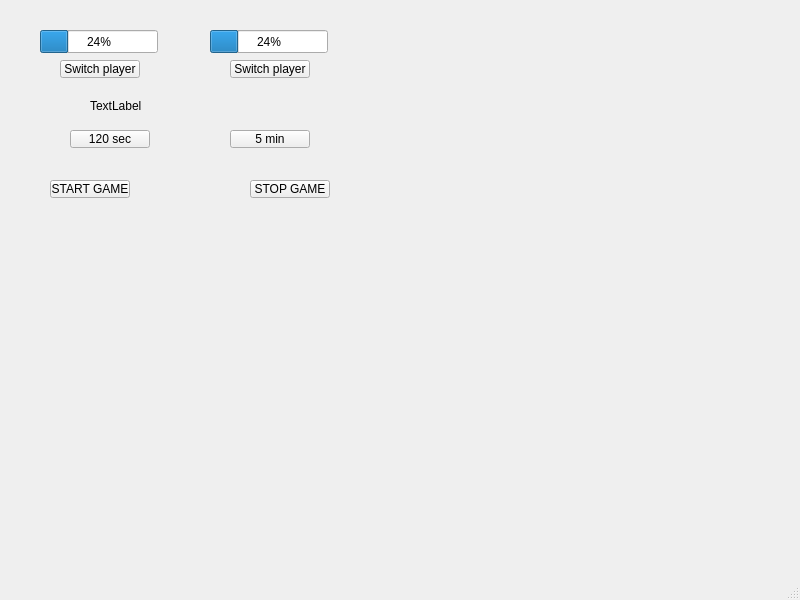
<?xml version="1.0" encoding="UTF-8"?>
<ui version="4.0">
 <class>MainWindow</class>
 <widget class="QMainWindow" name="MainWindow">
  <property name="geometry">
   <rect>
    <x>0</x>
    <y>0</y>
    <width>800</width>
    <height>600</height>
   </rect>
  </property>
  <property name="windowTitle">
   <string>MainWindow</string>
  </property>
  <widget class="QWidget" name="centralwidget">
   <widget class="QPushButton" name="Switch">
    <property name="geometry">
     <rect>
      <x>60</x>
      <y>60</y>
      <width>80</width>
      <height>18</height>
     </rect>
    </property>
    <property name="text">
     <string>Switch player</string>
    </property>
   </widget>
   <widget class="QPushButton" name="Switch2">
    <property name="geometry">
     <rect>
      <x>230</x>
      <y>60</y>
      <width>80</width>
      <height>18</height>
     </rect>
    </property>
    <property name="text">
     <string>Switch player</string>
    </property>
   </widget>
   <widget class="QPushButton" name="Start">
    <property name="geometry">
     <rect>
      <x>50</x>
      <y>180</y>
      <width>80</width>
      <height>18</height>
     </rect>
    </property>
    <property name="text">
     <string>START GAME</string>
    </property>
   </widget>
   <widget class="QPushButton" name="Stop">
    <property name="geometry">
     <rect>
      <x>250</x>
      <y>180</y>
      <width>80</width>
      <height>18</height>
     </rect>
    </property>
    <property name="text">
     <string>STOP GAME</string>
    </property>
   </widget>
   <widget class="QPushButton" name="Lyhyt">
    <property name="geometry">
     <rect>
      <x>70</x>
      <y>130</y>
      <width>80</width>
      <height>18</height>
     </rect>
    </property>
    <property name="text">
     <string>120 sec</string>
    </property>
   </widget>
   <widget class="QPushButton" name="Pitka">
    <property name="geometry">
     <rect>
      <x>230</x>
      <y>130</y>
      <width>80</width>
      <height>18</height>
     </rect>
    </property>
    <property name="text">
     <string>5 min</string>
    </property>
   </widget>
   <widget class="QLabel" name="Label">
    <property name="geometry">
     <rect>
      <x>90</x>
      <y>90</y>
      <width>211</width>
      <height>31</height>
     </rect>
    </property>
    <property name="text">
     <string>TextLabel</string>
    </property>
   </widget>
   <widget class="QProgressBar" name="p1bar">
    <property name="geometry">
     <rect>
      <x>40</x>
      <y>30</y>
      <width>118</width>
      <height>23</height>
     </rect>
    </property>
    <property name="value">
     <number>24</number>
    </property>
   </widget>
   <widget class="QProgressBar" name="p2bar">
    <property name="geometry">
     <rect>
      <x>210</x>
      <y>30</y>
      <width>118</width>
      <height>23</height>
     </rect>
    </property>
    <property name="value">
     <number>24</number>
    </property>
   </widget>
  </widget>
  <widget class="QMenuBar" name="menubar">
   <property name="geometry">
    <rect>
     <x>0</x>
     <y>0</y>
     <width>800</width>
     <height>17</height>
    </rect>
   </property>
  </widget>
  <widget class="QStatusBar" name="statusbar"/>
 </widget>
 <resources/>
 <connections/>
</ui>
